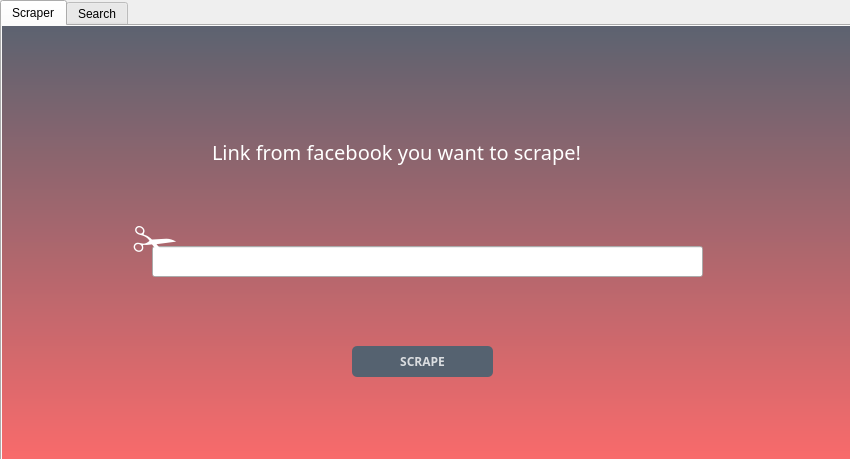
<?xml version="1.0" encoding="UTF-8"?>
<ui version="4.0">
 <class>Dialog</class>
 <widget class="QDialog" name="Dialog">
  <property name="geometry">
   <rect>
    <x>0</x>
    <y>0</y>
    <width>850</width>
    <height>459</height>
   </rect>
  </property>
  <property name="windowTitle">
   <string>Scraper Facebook</string>
  </property>
  <property name="sizeGripEnabled">
   <bool>false</bool>
  </property>
  <widget class="QTabWidget" name="tabWidget">
   <property name="geometry">
    <rect>
     <x>0</x>
     <y>0</y>
     <width>861</width>
     <height>471</height>
    </rect>
   </property>
   <property name="baseSize">
    <size>
     <width>800</width>
     <height>400</height>
    </size>
   </property>
   <property name="autoFillBackground">
    <bool>false</bool>
   </property>
   <property name="styleSheet">
    <string notr="true"/>
   </property>
   <property name="currentIndex">
    <number>0</number>
   </property>
   <widget class="QWidget" name="tab_scraper">
    <attribute name="title">
     <string>Scraper</string>
    </attribute>
    <widget class="QPushButton" name="pushButton">
     <property name="geometry">
      <rect>
       <x>350</x>
       <y>320</y>
       <width>141</width>
       <height>31</height>
      </rect>
     </property>
     <property name="font">
      <font>
       <family>Arial Black</family>
       <pointsize>9</pointsize>
       <weight>75</weight>
       <bold>true</bold>
      </font>
     </property>
     <property name="styleSheet">
      <string notr="true">QPushButton#pushButton{
background-color:rgba(85,98,112,255);
color:rgba(255,255,255,200);
border-radius:5px;
}
QPushButton#pushButton:pressed{
padding-left:5px;
padding-top:5px;
background-color:rgba(255, 107, 107, 255);
background-position:calc(100% - 10px)center;

}
QPushButton#pushButton:hover{
background-color:rgba(255, 107,107,255);
}


QPushButton#register_button{
background-color:rgba(85,98,112,255);
color:rgba(255,255,255,200);
border-radius:5px;
}
QPushButton#register_button:pressed{
padding-left:5px;
padding-top:5px;
background-color:rgba(255, 107, 107, 255);
background-position:calc(100% - 10px)center;

}
QPushButton#register_button:hover{
background-color:rgba(255, 107,107,255);
}</string>
     </property>
     <property name="text">
      <string>SCRAPE</string>
     </property>
    </widget>
    <widget class="QLabel" name="label">
     <property name="geometry">
      <rect>
       <x>210</x>
       <y>110</y>
       <width>431</width>
       <height>31</height>
      </rect>
     </property>
     <property name="font">
      <font>
       <family>Arial Black</family>
       <pointsize>15</pointsize>
       <weight>10</weight>
       <italic>false</italic>
       <bold>false</bold>
      </font>
     </property>
     <property name="styleSheet">
      <string notr="true">font: 87 15pt &quot;Arial Black&quot;;color:white;</string>
     </property>
     <property name="text">
      <string>Link from facebook you want to scrape!</string>
     </property>
    </widget>
    <widget class="QLineEdit" name="lineEdit">
     <property name="geometry">
      <rect>
       <x>150</x>
       <y>220</y>
       <width>551</width>
       <height>31</height>
      </rect>
     </property>
     <property name="styleSheet">
      <string notr="true"/>
     </property>
     <property name="alignment">
      <set>Qt::AlignCenter</set>
     </property>
    </widget>
    <widget class="QLabel" name="label_3">
     <property name="enabled">
      <bool>true</bool>
     </property>
     <property name="geometry">
      <rect>
       <x>0</x>
       <y>-20</y>
       <width>861</width>
       <height>471</height>
      </rect>
     </property>
     <property name="minimumSize">
      <size>
       <width>861</width>
       <height>471</height>
      </size>
     </property>
     <property name="maximumSize">
      <size>
       <width>861</width>
       <height>471</height>
      </size>
     </property>
     <property name="styleSheet">
      <string notr="true">background-color:qlineargradient(spread:pad, x1:0, y1:0, x2:0, y2:1, stop:0 rgba(85, 98, 112, 255), stop:1 rgba(255, 107, 107, 255));</string>
     </property>
     <property name="text">
      <string/>
     </property>
    </widget>
    <widget class="QLabel" name="label_2">
     <property name="geometry">
      <rect>
       <x>200</x>
       <y>250</y>
       <width>441</width>
       <height>31</height>
      </rect>
     </property>
     <property name="maximumSize">
      <size>
       <width>16777215</width>
       <height>16777205</height>
      </size>
     </property>
     <property name="font">
      <font>
       <family>Arial Black</family>
       <pointsize>11</pointsize>
       <weight>10</weight>
       <italic>false</italic>
       <bold>false</bold>
      </font>
     </property>
     <property name="styleSheet">
      <string notr="true">font: 87 11pt &quot;Arial Black&quot;; color:white;</string>
     </property>
     <property name="text">
      <string/>
     </property>
     <property name="alignment">
      <set>Qt::AlignCenter</set>
     </property>
    </widget>
    <widget class="QLabel" name="label_5">
     <property name="geometry">
      <rect>
       <x>130</x>
       <y>170</y>
       <width>51</width>
       <height>81</height>
      </rect>
     </property>
     <property name="font">
      <font>
       <family>Arial Black</family>
       <pointsize>35</pointsize>
       <weight>10</weight>
       <italic>false</italic>
       <bold>false</bold>
      </font>
     </property>
     <property name="styleSheet">
      <string notr="true">font: 87 35pt &quot;Arial Black&quot;;color:white;</string>
     </property>
     <property name="text">
      <string>✁</string>
     </property>
    </widget>
    <zorder>label_3</zorder>
    <zorder>pushButton</zorder>
    <zorder>label</zorder>
    <zorder>lineEdit</zorder>
    <zorder>label_2</zorder>
    <zorder>label_5</zorder>
   </widget>
   <widget class="QWidget" name="tab_search">
    <attribute name="title">
     <string>Search</string>
    </attribute>
    <widget class="QLabel" name="label_4">
     <property name="enabled">
      <bool>true</bool>
     </property>
     <property name="geometry">
      <rect>
       <x>0</x>
       <y>0</y>
       <width>891</width>
       <height>471</height>
      </rect>
     </property>
     <property name="minimumSize">
      <size>
       <width>891</width>
       <height>471</height>
      </size>
     </property>
     <property name="maximumSize">
      <size>
       <width>891</width>
       <height>471</height>
      </size>
     </property>
     <property name="styleSheet">
      <string notr="true">background-color:qlineargradient(spread:pad, x1:0, y1:0, x2:0, y2:1, stop:0 rgba(85, 98, 112, 255), stop:1 rgba(255, 107, 107, 255));</string>
     </property>
     <property name="text">
      <string/>
     </property>
    </widget>
    <widget class="QLineEdit" name="lineEdit_2">
     <property name="geometry">
      <rect>
       <x>230</x>
       <y>20</y>
       <width>271</width>
       <height>31</height>
      </rect>
     </property>
     <property name="font">
      <font>
       <pointsize>10</pointsize>
       <weight>75</weight>
       <bold>true</bold>
      </font>
     </property>
     <property name="placeholderText">
      <string>Name</string>
     </property>
    </widget>
    <widget class="QPushButton" name="pushButton_2">
     <property name="geometry">
      <rect>
       <x>520</x>
       <y>20</y>
       <width>75</width>
       <height>31</height>
      </rect>
     </property>
     <property name="text">
      <string>Search</string>
     </property>
    </widget>
    <widget class="QLabel" name="error">
     <property name="geometry">
      <rect>
       <x>270</x>
       <y>50</y>
       <width>201</width>
       <height>31</height>
      </rect>
     </property>
     <property name="styleSheet">
      <string notr="true">font: 87 9pt &quot;Arial Black&quot;;color:white;</string>
     </property>
     <property name="text">
      <string/>
     </property>
    </widget>
    <widget class="QToolBox" name="toolBox">
     <property name="geometry">
      <rect>
       <x>20</x>
       <y>110</y>
       <width>810</width>
       <height>311</height>
      </rect>
     </property>
     <property name="maximumSize">
      <size>
       <width>810</width>
       <height>16777215</height>
      </size>
     </property>
     <property name="currentIndex">
      <number>0</number>
     </property>
     <widget class="QWidget" name="contact_and_basic_info">
      <property name="geometry">
       <rect>
        <x>0</x>
        <y>0</y>
        <width>810</width>
        <height>149</height>
       </rect>
      </property>
      <attribute name="label">
       <string>Contact and basic info</string>
      </attribute>
      <widget class="QLabel" name="label_6">
       <property name="geometry">
        <rect>
         <x>10</x>
         <y>10</y>
         <width>211</width>
         <height>21</height>
        </rect>
       </property>
       <property name="font">
        <font>
         <pointsize>10</pointsize>
         <weight>75</weight>
         <bold>true</bold>
        </font>
       </property>
       <property name="text">
        <string>Contact info</string>
       </property>
       <property name="alignment">
        <set>Qt::AlignCenter</set>
       </property>
      </widget>
      <widget class="QLabel" name="label_7">
       <property name="geometry">
        <rect>
         <x>250</x>
         <y>10</y>
         <width>291</width>
         <height>21</height>
        </rect>
       </property>
       <property name="font">
        <font>
         <pointsize>10</pointsize>
         <weight>75</weight>
         <bold>true</bold>
        </font>
       </property>
       <property name="text">
        <string>Websites and social links</string>
       </property>
       <property name="alignment">
        <set>Qt::AlignCenter</set>
       </property>
      </widget>
      <widget class="QLabel" name="label_8">
       <property name="geometry">
        <rect>
         <x>580</x>
         <y>10</y>
         <width>211</width>
         <height>21</height>
        </rect>
       </property>
       <property name="font">
        <font>
         <pointsize>10</pointsize>
         <weight>75</weight>
         <bold>true</bold>
        </font>
       </property>
       <property name="text">
        <string>Gender</string>
       </property>
       <property name="alignment">
        <set>Qt::AlignCenter</set>
       </property>
      </widget>
      <widget class="Line" name="line">
       <property name="geometry">
        <rect>
         <x>220</x>
         <y>29</y>
         <width>20</width>
         <height>111</height>
        </rect>
       </property>
       <property name="orientation">
        <enum>Qt::Vertical</enum>
       </property>
      </widget>
      <widget class="Line" name="line_2">
       <property name="geometry">
        <rect>
         <x>560</x>
         <y>29</y>
         <width>20</width>
         <height>111</height>
        </rect>
       </property>
       <property name="orientation">
        <enum>Qt::Vertical</enum>
       </property>
      </widget>
      <widget class="QLabel" name="contact">
       <property name="geometry">
        <rect>
         <x>10</x>
         <y>40</y>
         <width>211</width>
         <height>91</height>
        </rect>
       </property>
       <property name="maximumSize">
        <size>
         <width>211</width>
         <height>16777215</height>
        </size>
       </property>
       <property name="font">
        <font>
         <pointsize>10</pointsize>
        </font>
       </property>
       <property name="text">
        <string/>
       </property>
       <property name="alignment">
        <set>Qt::AlignCenter</set>
       </property>
       <property name="wordWrap">
        <bool>true</bool>
       </property>
      </widget>
      <widget class="QLabel" name="gender">
       <property name="geometry">
        <rect>
         <x>580</x>
         <y>40</y>
         <width>211</width>
         <height>91</height>
        </rect>
       </property>
       <property name="maximumSize">
        <size>
         <width>211</width>
         <height>16777215</height>
        </size>
       </property>
       <property name="font">
        <font>
         <pointsize>10</pointsize>
        </font>
       </property>
       <property name="text">
        <string/>
       </property>
       <property name="alignment">
        <set>Qt::AlignCenter</set>
       </property>
       <property name="wordWrap">
        <bool>true</bool>
       </property>
      </widget>
      <widget class="QLabel" name="social">
       <property name="geometry">
        <rect>
         <x>260</x>
         <y>40</y>
         <width>281</width>
         <height>91</height>
        </rect>
       </property>
       <property name="maximumSize">
        <size>
         <width>281</width>
         <height>16777215</height>
        </size>
       </property>
       <property name="font">
        <font>
         <pointsize>10</pointsize>
        </font>
       </property>
       <property name="text">
        <string/>
       </property>
       <property name="alignment">
        <set>Qt::AlignCenter</set>
       </property>
       <property name="wordWrap">
        <bool>true</bool>
       </property>
      </widget>
      <widget class="Line" name="line_3">
       <property name="geometry">
        <rect>
         <x>10</x>
         <y>20</y>
         <width>791</width>
         <height>20</height>
        </rect>
       </property>
       <property name="orientation">
        <enum>Qt::Horizontal</enum>
       </property>
      </widget>
     </widget>
     <widget class="QWidget" name="places">
      <property name="geometry">
       <rect>
        <x>0</x>
        <y>0</y>
        <width>810</width>
        <height>149</height>
       </rect>
      </property>
      <attribute name="label">
       <string>Places</string>
      </attribute>
      <widget class="QLabel" name="label_9">
       <property name="geometry">
        <rect>
         <x>20</x>
         <y>10</y>
         <width>371</width>
         <height>20</height>
        </rect>
       </property>
       <property name="font">
        <font>
         <pointsize>10</pointsize>
         <weight>75</weight>
         <bold>true</bold>
        </font>
       </property>
       <property name="text">
        <string>Current city</string>
       </property>
       <property name="alignment">
        <set>Qt::AlignCenter</set>
       </property>
      </widget>
      <widget class="QLabel" name="label_10">
       <property name="geometry">
        <rect>
         <x>410</x>
         <y>10</y>
         <width>381</width>
         <height>20</height>
        </rect>
       </property>
       <property name="font">
        <font>
         <pointsize>10</pointsize>
         <weight>75</weight>
         <bold>true</bold>
        </font>
       </property>
       <property name="text">
        <string>Hometown</string>
       </property>
       <property name="alignment">
        <set>Qt::AlignCenter</set>
       </property>
      </widget>
      <widget class="Line" name="line_4">
       <property name="geometry">
        <rect>
         <x>20</x>
         <y>30</y>
         <width>771</width>
         <height>20</height>
        </rect>
       </property>
       <property name="orientation">
        <enum>Qt::Horizontal</enum>
       </property>
      </widget>
      <widget class="Line" name="line_5">
       <property name="geometry">
        <rect>
         <x>393</x>
         <y>40</y>
         <width>20</width>
         <height>101</height>
        </rect>
       </property>
       <property name="orientation">
        <enum>Qt::Vertical</enum>
       </property>
      </widget>
      <widget class="QLabel" name="city">
       <property name="geometry">
        <rect>
         <x>30</x>
         <y>60</y>
         <width>361</width>
         <height>71</height>
        </rect>
       </property>
       <property name="maximumSize">
        <size>
         <width>361</width>
         <height>71</height>
        </size>
       </property>
       <property name="font">
        <font>
         <pointsize>10</pointsize>
        </font>
       </property>
       <property name="text">
        <string/>
       </property>
       <property name="alignment">
        <set>Qt::AlignCenter</set>
       </property>
       <property name="wordWrap">
        <bool>true</bool>
       </property>
      </widget>
      <widget class="QLabel" name="hometown">
       <property name="geometry">
        <rect>
         <x>410</x>
         <y>60</y>
         <width>371</width>
         <height>71</height>
        </rect>
       </property>
       <property name="maximumSize">
        <size>
         <width>371</width>
         <height>71</height>
        </size>
       </property>
       <property name="font">
        <font>
         <pointsize>10</pointsize>
        </font>
       </property>
       <property name="text">
        <string/>
       </property>
       <property name="alignment">
        <set>Qt::AlignCenter</set>
       </property>
       <property name="wordWrap">
        <bool>true</bool>
       </property>
      </widget>
     </widget>
     <widget class="QWidget" name="work_and_education">
      <property name="geometry">
       <rect>
        <x>0</x>
        <y>0</y>
        <width>810</width>
        <height>149</height>
       </rect>
      </property>
      <attribute name="label">
       <string>Work and education</string>
      </attribute>
      <widget class="QLabel" name="label_16">
       <property name="geometry">
        <rect>
         <x>580</x>
         <y>11</y>
         <width>221</width>
         <height>21</height>
        </rect>
       </property>
       <property name="font">
        <font>
         <pointsize>10</pointsize>
         <weight>75</weight>
         <bold>true</bold>
        </font>
       </property>
       <property name="text">
        <string>High School</string>
       </property>
       <property name="alignment">
        <set>Qt::AlignCenter</set>
       </property>
      </widget>
      <widget class="QLabel" name="label_17">
       <property name="geometry">
        <rect>
         <x>340</x>
         <y>11</y>
         <width>241</width>
         <height>21</height>
        </rect>
       </property>
       <property name="font">
        <font>
         <pointsize>10</pointsize>
         <weight>75</weight>
         <bold>true</bold>
        </font>
       </property>
       <property name="text">
        <string>College</string>
       </property>
       <property name="alignment">
        <set>Qt::AlignCenter</set>
       </property>
      </widget>
      <widget class="Line" name="line_12">
       <property name="geometry">
        <rect>
         <x>330</x>
         <y>30</y>
         <width>20</width>
         <height>111</height>
        </rect>
       </property>
       <property name="orientation">
        <enum>Qt::Vertical</enum>
       </property>
      </widget>
      <widget class="Line" name="line_13">
       <property name="geometry">
        <rect>
         <x>10</x>
         <y>21</y>
         <width>791</width>
         <height>20</height>
        </rect>
       </property>
       <property name="orientation">
        <enum>Qt::Horizontal</enum>
       </property>
      </widget>
      <widget class="QLabel" name="label_18">
       <property name="geometry">
        <rect>
         <x>10</x>
         <y>11</y>
         <width>321</width>
         <height>21</height>
        </rect>
       </property>
       <property name="font">
        <font>
         <pointsize>10</pointsize>
         <weight>75</weight>
         <bold>true</bold>
        </font>
       </property>
       <property name="text">
        <string>Work</string>
       </property>
       <property name="alignment">
        <set>Qt::AlignCenter</set>
       </property>
      </widget>
      <widget class="Line" name="line_14">
       <property name="geometry">
        <rect>
         <x>570</x>
         <y>30</y>
         <width>20</width>
         <height>111</height>
        </rect>
       </property>
       <property name="orientation">
        <enum>Qt::Vertical</enum>
       </property>
      </widget>
      <widget class="QTextBrowser" name="work">
       <property name="geometry">
        <rect>
         <x>10</x>
         <y>40</y>
         <width>321</width>
         <height>101</height>
        </rect>
       </property>
       <property name="maximumSize">
        <size>
         <width>321</width>
         <height>16777215</height>
        </size>
       </property>
       <property name="styleSheet">
        <string notr="true">background-color:transparent</string>
       </property>
       <property name="frameShape">
        <enum>QFrame::NoFrame</enum>
       </property>
      </widget>
      <widget class="QTextBrowser" name="college">
       <property name="geometry">
        <rect>
         <x>350</x>
         <y>40</y>
         <width>221</width>
         <height>101</height>
        </rect>
       </property>
       <property name="maximumSize">
        <size>
         <width>221</width>
         <height>16777215</height>
        </size>
       </property>
       <property name="styleSheet">
        <string notr="true">background-color:transparent</string>
       </property>
       <property name="frameShape">
        <enum>QFrame::NoFrame</enum>
       </property>
      </widget>
      <widget class="QTextBrowser" name="highschool">
       <property name="geometry">
        <rect>
         <x>590</x>
         <y>40</y>
         <width>211</width>
         <height>101</height>
        </rect>
       </property>
       <property name="maximumSize">
        <size>
         <width>211</width>
         <height>16777215</height>
        </size>
       </property>
       <property name="styleSheet">
        <string notr="true">background-color:transparent</string>
       </property>
       <property name="frameShape">
        <enum>QFrame::NoFrame</enum>
       </property>
      </widget>
     </widget>
     <widget class="QWidget" name="family_and_relationships">
      <property name="geometry">
       <rect>
        <x>0</x>
        <y>0</y>
        <width>810</width>
        <height>149</height>
       </rect>
      </property>
      <attribute name="label">
       <string>Family and relationships</string>
      </attribute>
      <widget class="QLabel" name="label_11">
       <property name="geometry">
        <rect>
         <x>20</x>
         <y>20</y>
         <width>361</width>
         <height>20</height>
        </rect>
       </property>
       <property name="font">
        <font>
         <pointsize>10</pointsize>
         <weight>75</weight>
         <bold>true</bold>
        </font>
       </property>
       <property name="text">
        <string>Relationship</string>
       </property>
       <property name="alignment">
        <set>Qt::AlignCenter</set>
       </property>
      </widget>
      <widget class="QLabel" name="label_12">
       <property name="geometry">
        <rect>
         <x>400</x>
         <y>20</y>
         <width>391</width>
         <height>20</height>
        </rect>
       </property>
       <property name="font">
        <font>
         <pointsize>10</pointsize>
         <weight>75</weight>
         <bold>true</bold>
        </font>
       </property>
       <property name="text">
        <string>Family members</string>
       </property>
       <property name="alignment">
        <set>Qt::AlignCenter</set>
       </property>
      </widget>
      <widget class="Line" name="line_6">
       <property name="geometry">
        <rect>
         <x>17</x>
         <y>30</y>
         <width>771</width>
         <height>20</height>
        </rect>
       </property>
       <property name="orientation">
        <enum>Qt::Horizontal</enum>
       </property>
      </widget>
      <widget class="Line" name="line_7">
       <property name="geometry">
        <rect>
         <x>390</x>
         <y>40</y>
         <width>20</width>
         <height>101</height>
        </rect>
       </property>
       <property name="orientation">
        <enum>Qt::Vertical</enum>
       </property>
      </widget>
      <widget class="QTextBrowser" name="family">
       <property name="geometry">
        <rect>
         <x>410</x>
         <y>50</y>
         <width>381</width>
         <height>91</height>
        </rect>
       </property>
       <property name="maximumSize">
        <size>
         <width>381</width>
         <height>16777215</height>
        </size>
       </property>
       <property name="styleSheet">
        <string notr="true">background-color:transparent</string>
       </property>
       <property name="frameShape">
        <enum>QFrame::NoFrame</enum>
       </property>
      </widget>
      <widget class="QTextBrowser" name="relationship">
       <property name="geometry">
        <rect>
         <x>20</x>
         <y>50</y>
         <width>371</width>
         <height>91</height>
        </rect>
       </property>
       <property name="maximumSize">
        <size>
         <width>381</width>
         <height>16777215</height>
        </size>
       </property>
       <property name="styleSheet">
        <string notr="true">background-color:transparent</string>
       </property>
       <property name="frameShape">
        <enum>QFrame::NoFrame</enum>
       </property>
      </widget>
     </widget>
     <widget class="QWidget" name="details">
      <property name="geometry">
       <rect>
        <x>0</x>
        <y>0</y>
        <width>810</width>
        <height>149</height>
       </rect>
      </property>
      <attribute name="label">
       <string>Details</string>
      </attribute>
      <widget class="QLabel" name="label_13">
       <property name="geometry">
        <rect>
         <x>400</x>
         <y>11</y>
         <width>201</width>
         <height>21</height>
        </rect>
       </property>
       <property name="font">
        <font>
         <pointsize>10</pointsize>
         <weight>75</weight>
         <bold>true</bold>
        </font>
       </property>
       <property name="text">
        <string>Other names</string>
       </property>
       <property name="alignment">
        <set>Qt::AlignCenter</set>
       </property>
      </widget>
      <widget class="QLabel" name="label_14">
       <property name="geometry">
        <rect>
         <x>200</x>
         <y>11</y>
         <width>201</width>
         <height>21</height>
        </rect>
       </property>
       <property name="font">
        <font>
         <pointsize>10</pointsize>
         <weight>75</weight>
         <bold>true</bold>
        </font>
       </property>
       <property name="text">
        <string>Name pronunciation</string>
       </property>
       <property name="alignment">
        <set>Qt::AlignCenter</set>
       </property>
      </widget>
      <widget class="QLabel" name="abpout">
       <property name="geometry">
        <rect>
         <x>10</x>
         <y>11</y>
         <width>191</width>
         <height>21</height>
        </rect>
       </property>
       <property name="font">
        <font>
         <pointsize>10</pointsize>
         <weight>75</weight>
         <bold>true</bold>
        </font>
       </property>
       <property name="text">
        <string>About</string>
       </property>
       <property name="alignment">
        <set>Qt::AlignCenter</set>
       </property>
      </widget>
      <widget class="QLabel" name="label_15">
       <property name="geometry">
        <rect>
         <x>600</x>
         <y>11</y>
         <width>181</width>
         <height>21</height>
        </rect>
       </property>
       <property name="font">
        <font>
         <pointsize>10</pointsize>
         <weight>75</weight>
         <bold>true</bold>
        </font>
       </property>
       <property name="text">
        <string>Favorite quotes</string>
       </property>
       <property name="alignment">
        <set>Qt::AlignCenter</set>
       </property>
      </widget>
      <widget class="Line" name="line_8">
       <property name="geometry">
        <rect>
         <x>10</x>
         <y>30</y>
         <width>791</width>
         <height>20</height>
        </rect>
       </property>
       <property name="orientation">
        <enum>Qt::Horizontal</enum>
       </property>
      </widget>
      <widget class="Line" name="line_9">
       <property name="geometry">
        <rect>
         <x>190</x>
         <y>40</y>
         <width>20</width>
         <height>101</height>
        </rect>
       </property>
       <property name="orientation">
        <enum>Qt::Vertical</enum>
       </property>
      </widget>
      <widget class="Line" name="line_10">
       <property name="geometry">
        <rect>
         <x>390</x>
         <y>40</y>
         <width>20</width>
         <height>101</height>
        </rect>
       </property>
       <property name="orientation">
        <enum>Qt::Vertical</enum>
       </property>
      </widget>
      <widget class="Line" name="line_11">
       <property name="geometry">
        <rect>
         <x>590</x>
         <y>40</y>
         <width>20</width>
         <height>101</height>
        </rect>
       </property>
       <property name="orientation">
        <enum>Qt::Vertical</enum>
       </property>
      </widget>
      <widget class="QLabel" name="about">
       <property name="geometry">
        <rect>
         <x>10</x>
         <y>50</y>
         <width>181</width>
         <height>91</height>
        </rect>
       </property>
       <property name="maximumSize">
        <size>
         <width>181</width>
         <height>91</height>
        </size>
       </property>
       <property name="font">
        <font>
         <pointsize>10</pointsize>
        </font>
       </property>
       <property name="text">
        <string/>
       </property>
       <property name="alignment">
        <set>Qt::AlignCenter</set>
       </property>
       <property name="wordWrap">
        <bool>true</bool>
       </property>
      </widget>
      <widget class="QLabel" name="pronunciation">
       <property name="geometry">
        <rect>
         <x>210</x>
         <y>50</y>
         <width>181</width>
         <height>91</height>
        </rect>
       </property>
       <property name="maximumSize">
        <size>
         <width>181</width>
         <height>91</height>
        </size>
       </property>
       <property name="font">
        <font>
         <pointsize>10</pointsize>
        </font>
       </property>
       <property name="text">
        <string/>
       </property>
       <property name="alignment">
        <set>Qt::AlignCenter</set>
       </property>
       <property name="wordWrap">
        <bool>true</bool>
       </property>
      </widget>
      <widget class="QLabel" name="nicknames">
       <property name="geometry">
        <rect>
         <x>410</x>
         <y>50</y>
         <width>181</width>
         <height>91</height>
        </rect>
       </property>
       <property name="maximumSize">
        <size>
         <width>181</width>
         <height>91</height>
        </size>
       </property>
       <property name="font">
        <font>
         <pointsize>10</pointsize>
        </font>
       </property>
       <property name="text">
        <string/>
       </property>
       <property name="alignment">
        <set>Qt::AlignCenter</set>
       </property>
       <property name="wordWrap">
        <bool>true</bool>
       </property>
      </widget>
      <widget class="QLabel" name="quote">
       <property name="geometry">
        <rect>
         <x>610</x>
         <y>50</y>
         <width>181</width>
         <height>91</height>
        </rect>
       </property>
       <property name="maximumSize">
        <size>
         <width>181</width>
         <height>91</height>
        </size>
       </property>
       <property name="font">
        <font>
         <pointsize>10</pointsize>
        </font>
       </property>
       <property name="text">
        <string/>
       </property>
       <property name="alignment">
        <set>Qt::AlignCenter</set>
       </property>
       <property name="wordWrap">
        <bool>true</bool>
       </property>
      </widget>
     </widget>
     <widget class="QWidget" name="life_events">
      <property name="geometry">
       <rect>
        <x>0</x>
        <y>0</y>
        <width>810</width>
        <height>149</height>
       </rect>
      </property>
      <attribute name="label">
       <string>Life events</string>
      </attribute>
      <widget class="QTextBrowser" name="textBrowser">
       <property name="geometry">
        <rect>
         <x>10</x>
         <y>10</y>
         <width>791</width>
         <height>192</height>
        </rect>
       </property>
       <property name="styleSheet">
        <string notr="true">background-color:transparent</string>
       </property>
       <property name="frameShape">
        <enum>QFrame::NoFrame</enum>
       </property>
      </widget>
     </widget>
    </widget>
    <widget class="QLabel" name="label_friendstext">
     <property name="geometry">
      <rect>
       <x>570</x>
       <y>80</y>
       <width>91</width>
       <height>21</height>
      </rect>
     </property>
     <property name="font">
      <font>
       <pointsize>10</pointsize>
      </font>
     </property>
     <property name="styleSheet">
      <string notr="true">color: rgb(255, 255, 255);</string>
     </property>
     <property name="text">
      <string>No. of Friends : </string>
     </property>
    </widget>
    <widget class="QLabel" name="label_friends">
     <property name="geometry">
      <rect>
       <x>660</x>
       <y>80</y>
       <width>161</width>
       <height>21</height>
      </rect>
     </property>
     <property name="font">
      <font>
       <pointsize>10</pointsize>
      </font>
     </property>
     <property name="styleSheet">
      <string notr="true">color: rgb(255, 255, 255);</string>
     </property>
     <property name="text">
      <string/>
     </property>
    </widget>
    <widget class="QLabel" name="label_urltext">
     <property name="geometry">
      <rect>
       <x>80</x>
       <y>80</y>
       <width>51</width>
       <height>21</height>
      </rect>
     </property>
     <property name="font">
      <font>
       <pointsize>10</pointsize>
      </font>
     </property>
     <property name="styleSheet">
      <string notr="true">color: rgb(255, 255, 255);</string>
     </property>
     <property name="text">
      <string>URL:</string>
     </property>
    </widget>
    <widget class="QLabel" name="label_url">
     <property name="geometry">
      <rect>
       <x>110</x>
       <y>80</y>
       <width>391</width>
       <height>21</height>
      </rect>
     </property>
     <property name="font">
      <font>
       <pointsize>10</pointsize>
      </font>
     </property>
     <property name="styleSheet">
      <string notr="true">color: rgb(255, 255, 255);</string>
     </property>
     <property name="text">
      <string/>
     </property>
    </widget>
   </widget>
  </widget>
 </widget>
 <resources/>
 <connections/>
</ui>
